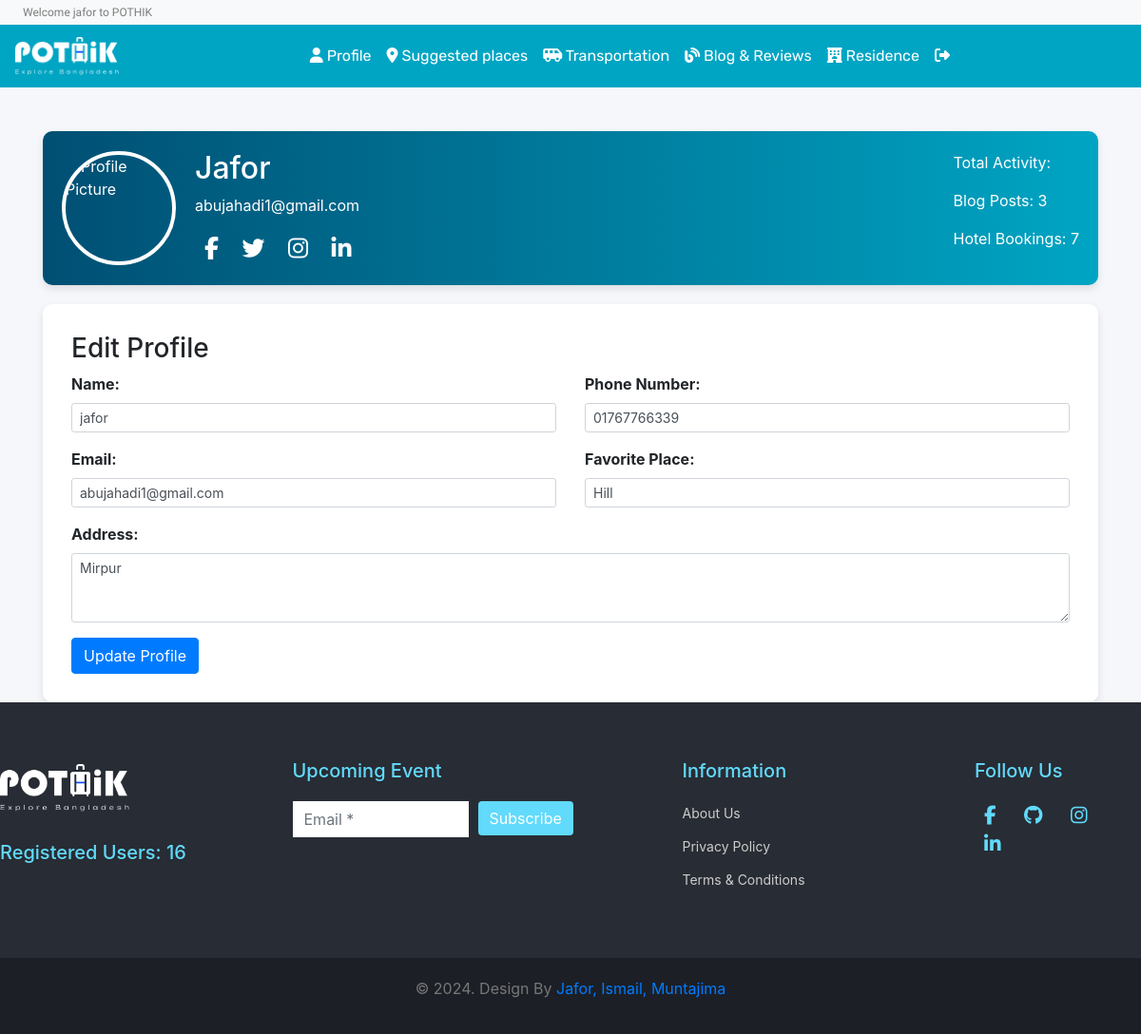
/profile.php (signed in), run on an earlier commit of the app's database.
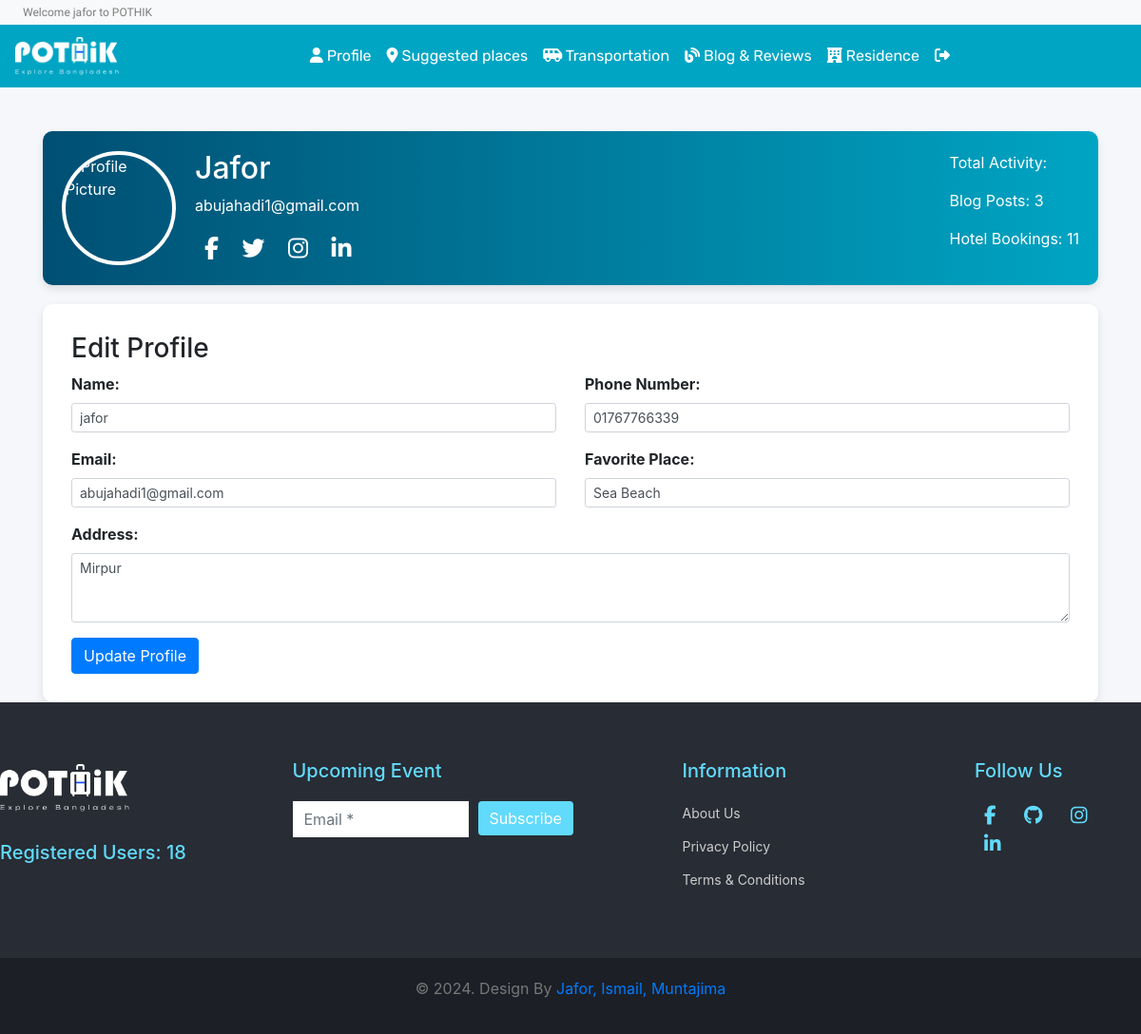
And on a later commit of the database.
### tables this page shows
CREATE TABLE `users` (
  `user_id` int(11) NOT NULL,
  `user_name` varchar(50) NOT NULL,
  `email` varchar(50) NOT NULL,
  `password` varchar(50) DEFAULT NULL,
  `number` text NOT NULL,
  `Fplace` varchar(20) NOT NULL,
  `address` varchar(50) NOT NULL,
  `verification_code` varchar(255) NOT NULL,
  `is_verify` int(10) NOT NULL DEFAULT 0
);

### database/functions.php (called while the page is built, shortened)
<?php
function check_login($con)
{
	if(isset($_SESSION['user_id']))
	{
		$id = $_SESSION['user_id'];
		$query = "select * from users where user_id = '$id' limit 1";
		$result = mysqli_query($con,$query);
		if($result && mysqli_num_rows($result) > 0)
		{
			$user_data = mysqli_fetch_assoc($result);
			return $user_data;
		}
	}
	die;
}

### profile.php (the view, shortened to what the changed rows need)
<?php
include('header.php');
$conn = new mysqli('localhost', 'root', '', 'travel');
if (isset($_SESSION['user_id'])) {
    $user_id = $_SESSION['user_id'];
} else {
    die("User is not logged in.");
}
$blog_stmt = $conn->prepare("SELECT COUNT(`topic_title`) as blog_count FROM `blog_table` WHERE `name`=?");
$blog_stmt->bind_param("s", $user_data['user_name']);
$blog_stmt->execute();
$blog_result = $blog_stmt->get_result();
$blog_data = $blog_result->fetch_assoc();
$blog_post_count = $blog_data['blog_count'];
$reservation_stmt = $conn->prepare("SELECT COUNT(`reservation_id`) as booking_count FROM `reservations` WHERE `user_id`=?");
$reservation_stmt->bind_param("i", $user_id);
$reservation_stmt->execute();
$reservation_result = $reservation_stmt->get_result();
$reservation_data = $reservation_result->fetch_assoc();
$hotel_booking_count = $reservation_data['booking_count'];
?>
<!DOCTYPE html>
<html lang="en">
<head>
    <link rel="stylesheet" href="https://maxcdn.bootstrapcdn.com/bootstrap/4.5.2/css/bootstrap.min.css">
</head>
<body>
    <div class="container mt-5">
        <div class="profile-header">
            <div class="profile-details">
                <div>
                    <h2 class="text-capitalize"><?php echo $user_data['user_name']; ?></h2>
                    <p><?php echo $user_data['email']; ?></p>
                    <div class="social-icons">
                        <a href="#"><i class="fab fa-facebook-f"></i></a>
                        <a href="#"><i class="fab fa-twitter"></i></a>
                        <a href="#"><i class="fab fa-instagram"></i></a>
                        <a href="#"><i class="fab fa-linkedin-in"></i></a>
                    </div>
                </div>
                <div class="text-left">
                    <p>Total Activity:</p>
                    <p>Blog Posts: <?php echo $blog_post_count; ?></p>
                    <p>Hotel Bookings: <?php echo $hotel_booking_count; ?></p>
                </div>
            </div>
        </div>
        <div class="form-container">
            <form action="update_profile.php" method="POST">
                <div class="row">
                    <div class="col-md-6">
                        <div class="form-group">
                            <label for="name">Name:</label>
                            <input type="text" class="form-control form-control-sm" id="name" name="name" value="<?php echo $user_data['user_name']; ?>" required>
                        </div>
                        <div class="form-group">
                            <label for="email">Email:</label>
                            <input type="email" class="form-control form-control-sm" id="email" name="email" value="<?php echo $user_data['email']; ?>" required>
                        </div>
                    </div>
                    <div class="col-md-6">
                        <div class="form-group">
                            <label for="phone">Phone Number:</label>
                            <input type="text" class="form-control form-control-sm" id="phone" name="phone" value="<?php echo $user_data['number']; ?>" required>
                        </div>
                        <div class="form-group">
                            <label for="Fplace">Favorite Place:</label>
                            <select id="Fplace" class="form-control form-control-sm" name="Fplace" required>
                                <option value="SeaBeach" <?php if($user_data['Fplace'] == 'SeaBeach') echo 'selected'; ?>>Sea Beach</option>
                                <option value="Hill" <?php if($user_data['Fplace'] == 'Hill') echo 'selected'; ?>>Hill</option>
                            </select>
                        </div>
                    </div>
                </div>
                <div class="form-group">
                    <label for="address">Address:</label>
                    <textarea class="form-control form-control-sm" id="address" name="address" rows="3" required><?php echo $user_data['address']; ?></textarea>
                </div>
            </form>
        </div>
    </div>
</body>
</html>
<?php
include('footer.php');
?>

### header.php (shortened to what the changed rows need)
<?php
include ("database/connection.php");
include ("database/functions.php");
$user_data = check_login($con);
?>
<!DOCTYPE html>
<html lang="en">
<head>
    <link href="https://cdn.jsdelivr.net/npm/bootstrap@5.2.1/dist/css/bootstrap.min.css" rel="stylesheet"
>
    <link rel="stylesheet" href="https://stackpath.bootstrapcdn.com/bootstrap/4.4.1/css/bootstrap.min.css"
>
    <link rel="stylesheet" href="https://cdnjs.cloudflare.com/ajax/libs/OwlCarousel2/2.3.4/assets/owl.carousel.min.css"
 />
    <link rel="stylesheet"
        href="https://cdnjs.cloudflare.com/ajax/libs/OwlCarousel2/2.3.4/assets/owl.theme.default.min.css"
 />
    <link rel="stylesheet" href="https://cdnjs.cloudflare.com/ajax/libs/font-awesome/5.13.0/css/all.min.css"
 />
    <link rel="stylesheet" href="https://cdnjs.cloudflare.com/ajax/libs/font-awesome/6.2.1/css/all.min.css">
    <link href="https://cdn.jsdelivr.net/npm/bootstrap@5.2.3/dist/css/bootstrap.min.css" rel="stylesheet"
>
    <link href="https://cdn.jsdelivr.net/npm/bootstrap@5.2.0-beta1/dist/css/bootstrap.min.css" rel="stylesheet"
>
    <link rel="stylesheet" href="style.css">
    <?php
    require ('functions.php');
    ?>
</head>
<body>
    <header id="header" class="fixed-top">
        <div class="strip d-flex justify-content-between px-4 py-1 bg-light shadow-sm">
            <p class="font-rale font-size-12 text-black-50 m-0 welcome-text">
                Welcome <?php echo $user_data['user_name']; ?> to POTHIK
            </p>
        </div>
    </header>
</body>

### footer.php (shortened to what the changed rows need)
<!DOCTYPE html>
<html lang="en">
<head>
</head>
<body>
    <footer id="foot">
        <div class="con">
            <div class="row">
                <div class="col-lg-3 col-12">
                    <a class="navbar-brand" href="./index.php">
                        <img src="assets/icons/pothik 2.png" alt="Logo">
                    </a>
                    <?php
                    include 'database/connection.php';
                    $result = $con->query("SELECT COUNT(*) AS total FROM users");
                    $row = $result->fetch_assoc();
                    $total_users = $row['total'];
                    ?>
                    <h4 class="total-users">Registered Users: <?php echo $total_users; ?></h4>
                </div>
            </div>
        </div>
    </footer>
</body>
</html>

What changed in the data, as far as the page shows it:
changed users "Jafor": Fplace "Hill" → "Sea Beach"
Also different on the page:
$hotel_booking_count: "7" → "11"
$total_users: "16" → "18"
